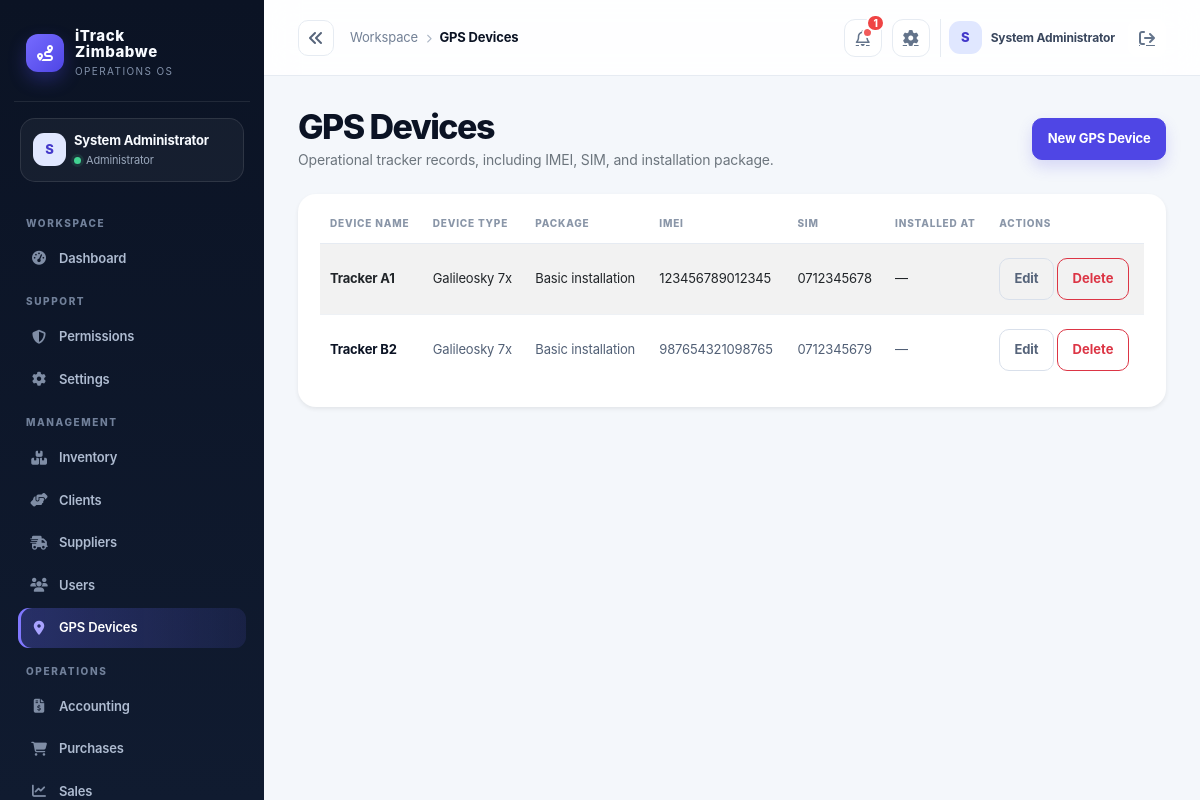
The app's page /index.php?controller=gps (signed in) with its own data.
### tables this page shows
CREATE TABLE IF NOT EXISTS gps_devices (
  id INT AUTO_INCREMENT PRIMARY KEY,
  device_name VARCHAR(150) NOT NULL,
  device_type VARCHAR(80) NOT NULL DEFAULT 'Galileosky 7x',
  package_type VARCHAR(100) NOT NULL DEFAULT 'Basic installation',
  imei VARCHAR(100) NOT NULL UNIQUE,
  serial VARCHAR(100),
  sim_number VARCHAR(50),
  status VARCHAR(50) NOT NULL DEFAULT 'available',
  installed_at DATETIME NULL,
  created_at TIMESTAMP DEFAULT CURRENT_TIMESTAMP
);

### app/controllers/GPSController.php (called while the page is built, shortened)
<?php
class GPSController extends Controller
{
    private GPSDevice $gpsModel;
    public function __construct()
    {
        $this->gpsModel = new GPSDevice();
    }
    public function index(): void
    {
        $this->view('gps/index', [
            'title' => 'GPS Devices',
            'devices' => $this->gpsModel->all(),
        ]);
    }
}

### public/index.php (called while the page is built, shortened)
<?php
$uri = $_SERVER['REQUEST_URI'] ?? '/';
$controllerKey = $_GET['controller'] ?? null;
$actionKey = $_GET['action'] ?? null;
$route = $controllerKey ? [
    'controller' => ucfirst($controllerKey) . 'Controller',
    'action' => $actionKey ?? 'index',
] : Router::route($uri);
$actionName = $route['action'];
$controller = new $controllerName();
$controller->$actionName();

### app/core/Model.php (called while the page is built, shortened)
<?php
require_once dirname(__DIR__) . '/config/database.php';
abstract class Model
{
    protected PDO $db;
    public function __construct()
    {
        $this->db = Database::getInstance();
    }
    protected function fetchAll(string $sql, array $params = []): array
    {
        $stmt = $this->db->prepare($sql);
        $stmt->execute($params);
        return $stmt->fetchAll();
    }
    protected function execute(string $sql, array $params = []): int
    {
        $stmt = $this->db->prepare($sql);
        $stmt->execute($params);
        return $stmt->rowCount();
    }
}

### app/config/env.php (called while the page is built, shortened)
<?php
function loadEnv(): array
{
    static $loaded = null;
    if ($loaded !== null) {
        return $loaded;
    }
    $loaded = [];
    $envPath = dirname(__DIR__, 2) . '/.env';
    if (!is_readable($envPath)) {
        return $loaded;
    }
    return $loaded;
}
function env(string $key, $default = null)
{
    $vars = loadEnv();
    $value = getenv($key);
    return $value !== false ? $value : $default;
}

### app/config/app.php (called while the page is built)
<?php
require_once __DIR__ . '/env.php';
return [
    'app_name' => env('APP_NAME', 'iTrack Zimbabwe'),
    'environment' => strtolower((string) env('APP_ENV', 'development')),
    'db_driver' => strtolower((string) env('DB_DRIVER', 'auto')),
    'db_sqlite_path' => (string) env('DB_SQLITE_PATH', dirname(__DIR__, 2) . '/storage/itrack.sqlite'),
    'allow_registration' => filter_var(env('APP_ALLOW_REGISTRATION', !in_array(strtolower((string) env('APP_ENV', 'development')), ['prod', 'production'], true)), FILTER_VALIDATE_BOOLEAN),
    'session_secure' => filter_var(env('APP_SESSION_SECURE', false), FILTER_VALIDATE_BOOLEAN),
    'mail_from' => env('MAIL_FROM', 'no-reply@localhost'),
    'public_url' => rtrim((string) env('APP_PUBLIC_URL', ''), '/'),
    'debug' => filter_var(env('APP_DEBUG', false), FILTER_VALIDATE_BOOLEAN),
    'base_url' => env('APP_BASE_URL', '/itrack-zimbabwe'),
    'db' => [
        'host' => env('DB_HOST', '127.0.0.1'),
        'port' => env('DB_PORT', '3306'),
        'name' => env('DB_NAME', 'itrack_zimbabwe'),
        'user' => env('DB_USER', 'root'),
        'pass' => env('DB_PASS', ''),
    ],
    'session_name' => env('SESSION_NAME', 'itrack_session'),
    'csrf_token_name' => env('CSRF_TOKEN_NAME', 'csrf_token'),
    'upload_dir' => env('UPLOAD_DIR', dirname(__DIR__, 1) . '/uploads'),
    'openrouter_api_key' => env('OPENROUTER_API_KEY', ''),
    'openrouter_model' => env('OPENROUTER_MODEL', 'openrouter/free'),
];

### app/config/database.php (called while the page is built, shortened)
<?php
require_once dirname(__DIR__) . '/config/app.php';
class Database
{
    private static ?PDO $instance = null;
    public static function getInstance(): PDO
    {
        if (self::$instance === null) {
            $config = require dirname(__DIR__) . '/config/app.php';
            $mysqlEnabled = extension_loaded('pdo_mysql');
            if ($config['db_driver'] === 'sqlite') {
                self::$instance = self::createSqliteInstance($config);
            } elseif ($config['db_driver'] === 'mysql' || ($config['db_driver'] === 'auto' && $mysqlEnabled)) {
                try {
                    $dsn = sprintf('mysql:host=%s;port=%s;dbname=%s;charset=utf8mb4', $config['db']['host'], $config['db']['port'], $config['db']['name']);
                    self::$instance = new PDO($dsn, $config['db']['user'], $config['db']['pass'], [
                        PDO::ATTR_ERRMODE => PDO::ERRMODE_EXCEPTION,
                        PDO::ATTR_DEFAULT_FETCH_MODE => PDO::FETCH_ASSOC,
                        PDO::ATTR_EMULATE_PREPARES => false,
                    ]);
                } catch (PDOException $exception) {
                    if ($config['environment'] === 'production' || $config['db_driver'] === 'mysql') {
                        throw new RuntimeException('Unable to connect to the configured MySQL database.', 0, $exception);
                    }
                    self::$instance = self::createSqliteInstance($config);
                }
            } else {
                if ($config['environment'] === 'production' && $config['db_driver'] !== 'sqlite') {
                    throw new RuntimeException('Production requires DB_DRIVER=mysql or an explicit DB_DRIVER=sqlite configuration.');
                }
                self::$instance = self::createSqliteInstance($config);
            }
        }
        return self::$instance;
    }
}

### app/models/GPSDevice.php (called while the page is built, shortened)
<?php
require_once dirname(__DIR__) . '/core/Model.php';
class GPSDevice extends Model
{
    public function all(): array
    {
        return $this->fetchAll('SELECT * FROM gps_devices ORDER BY device_name ASC');
    }
}

### app/views/gps/index.php (the view, shortened to what this page needs)
<div class="d-flex justify-content-between align-items-center mb-4">
    <div><h2 class="h4 mb-1">GPS Devices</h2><p class="text-secondary small mb-0">Operational tracker records, including IMEI, SIM, and installation package.</p></div>
    <a class="btn btn-primary" href="/index.php?controller=gps&action=create">New GPS Device</a>
</div>
<div class="card shadow-sm border-0">
    <div class="card-body">
        <div class="table-responsive">
            <table class="table table-striped align-middle">
                <thead>
                    <tr>
                        <th>Device Name</th>
                        <th>Device Type</th>
                        <th>Package</th>
                        <th>IMEI</th>
                        <th>SIM</th>
                        <th>Installed At</th>
                        <th>Actions</th>
                    </tr>
                </thead>
                <tbody>
                    <?php foreach ($devices as $device): ?>
                        <tr>
                            <td><?= htmlspecialchars($device['device_name'] ?? '') ?></td>
                            <td><?= htmlspecialchars($device['device_type'] ?? '—') ?></td>
                            <td><?= htmlspecialchars($device['package_type'] ?? '—') ?></td>
                            <td><?= htmlspecialchars($device['imei'] ?? '') ?></td>
                            <td><?= htmlspecialchars($device['sim_number'] ?? '') ?></td>
                            <td><?= htmlspecialchars($device['installed_at'] ?? '—') ?></td>
                            <td>
                                <a class="btn btn-sm btn-outline-secondary" href="/index.php?controller=gps&action=edit&id=<?= (int) ($device['id'] ?? 0) ?>">Edit</a>
                                <form method="post" action="/index.php?controller=gps&action=delete" class="d-inline" onsubmit="return confirm('Delete this device?')">
                                    <button class="btn btn-sm btn-outline-danger" type="submit">Delete</button>
                                </form>
                            </td>
                        </tr>
                    <?php endforeach; ?>
                </tbody>
            </table>
        </div>
    </div>
</div>

### app/views/layouts/main.php (style rules this page uses)
:root { --ink:#0b1324; --ink-2:#111d33; --muted:#738096; --line:#e6ebf2; --canvas:#f4f7fb; --card:#fff; --brand:#4f46e5; --brand-2:#6d5dfc; --mint:#13b981; --amber:#f59e0b; --danger:#e25555; --shadow:0 16px 40px rgba(15,23,42,.06); }
* { box-sizing:border-box; }
body { background:var(--canvas); color:var(--ink); margin:0; font-family:Inter,ui-sans-serif,system-ui,-apple-system,"Segoe UI",sans-serif; letter-spacing:-.01em; }
a { color:inherit; }
main h2.h4 { font-size:clamp(25px,3vw,34px); font-weight:800; letter-spacing:-.045em; line-height:1.1; }
main > .d-flex.justify-content-between { margin-bottom:24px !important; }
.card { border:1px solid var(--line); border-radius:18px; background:var(--card); box-shadow:var(--shadow); }
.card .card-body { padding:22px; }
.btn { border-radius:10px; font-weight:700; font-size:13px; padding:.63rem .9rem; }
.btn-primary { background:var(--brand); border-color:var(--brand); box-shadow:0 7px 15px rgba(79,70,229,.18); }
.table { margin:0; font-size:13px; }
.table thead th { color:#8a96a8; border-bottom:1px solid var(--line); text-transform:uppercase; letter-spacing:.08em; font-size:10px; font-weight:800; padding:0 10px 12px; white-space:nowrap; }
.table tbody td { padding:14px 10px; border-color:#eef1f5; color:#526076; vertical-align:middle; }
.table tbody tr:last-child td { border-bottom:0; }
.table tbody td:first-child { color:var(--ink); font-weight:750; }
.table-striped>tbody>tr:nth-of-type(odd)>* { --bs-table-accent-bg:#fafbfe; color:inherit; }
.table-responsive { border-radius:12px; }
.btn-outline-secondary { color:#56647a; border-color:#d9e0eb; }

### records on screen
gps_devices: device_name "Tracker A1", device_type "Galileosky 7x", package_type "Basic installation", imei "123456789012345", sim_number "0712345678", installed_at "—"
gps_devices: device_name "Tracker B2", device_type "Galileosky 7x", package_type "Basic installation", imei "987654321098765", sim_number "0712345679", installed_at "—"

### other values on screen
$initials "S"
$user['name'] "System Administrator"
$role "Administrator"
$group "WORKSPACE"
$item['label'] "Dashboard"
$group "SUPPORT"
$item['label'] "Permissions"
$item['label'] "Settings"
$group "MANAGEMENT"
$item['label'] "Inventory"
$item['label'] "Clients"
$item['label'] "Suppliers"
$item['label'] "Users"
$item['label'] "GPS Devices"
$group "OPERATIONS"
